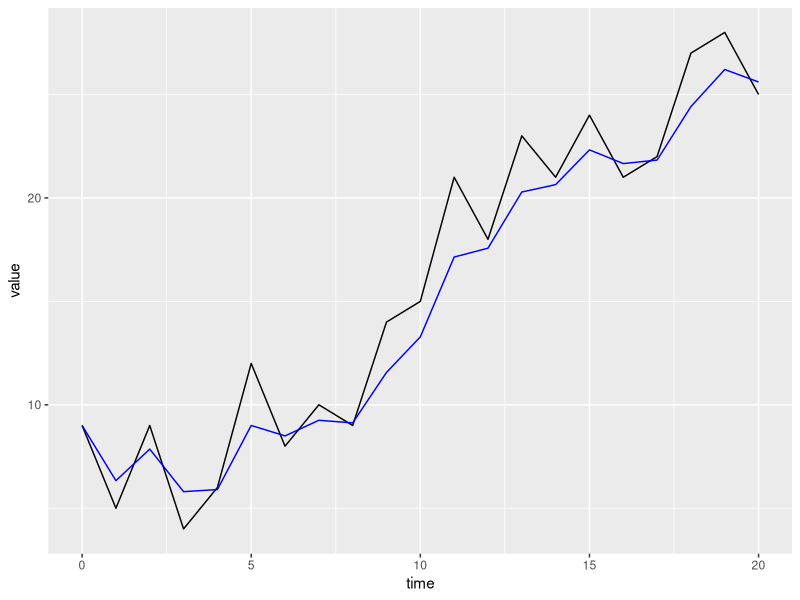

Source code (R):
library(ggplot2)

#Time series sequence number
time <- 0:20

#Arbitrary value for time series
set.seed(1)
value <- sample(1:10,21,replace=T)+time

#Set decay constant
decay <- 0.5
#Create exponential downweighting vector
dw <- decay^(20-time)
#Value multiplied by exponential downweighting factor 
value.dw <- dw*value

value.estimate <- cumsum(value.dw)/cumsum(dw)

#Extra: Calculate the half life with give decay
-log(2)/log(decay)

#Take data to data frame for plot
data.plot <- data.frame(time,value,value.estimate)

#Draw plot from actual and downweighted data
ggplot(data=data.plot, aes(x=time))+
  geom_line(aes(y=value))+
  geom_line(aes(y=value.estimate), color="blue")
